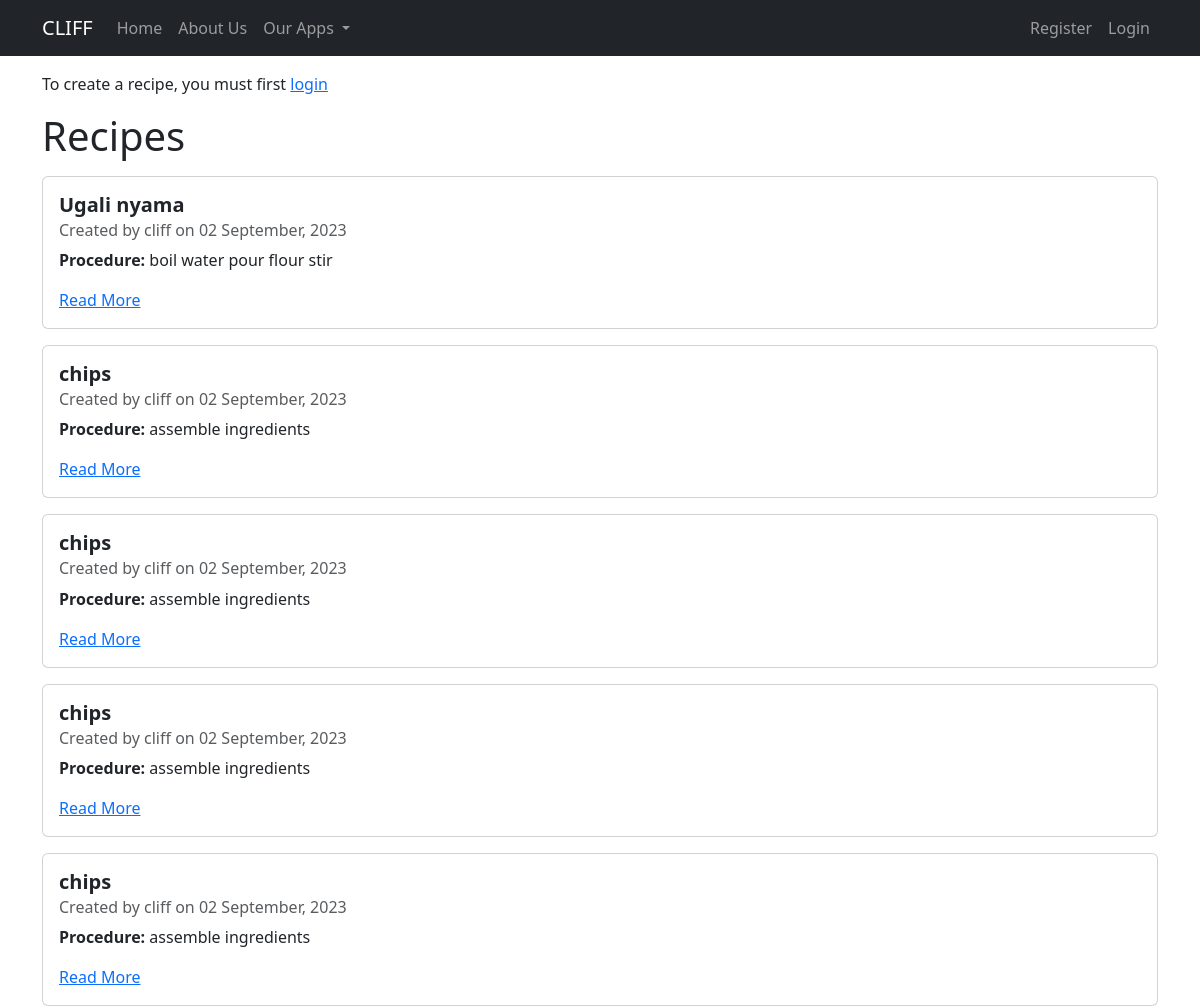
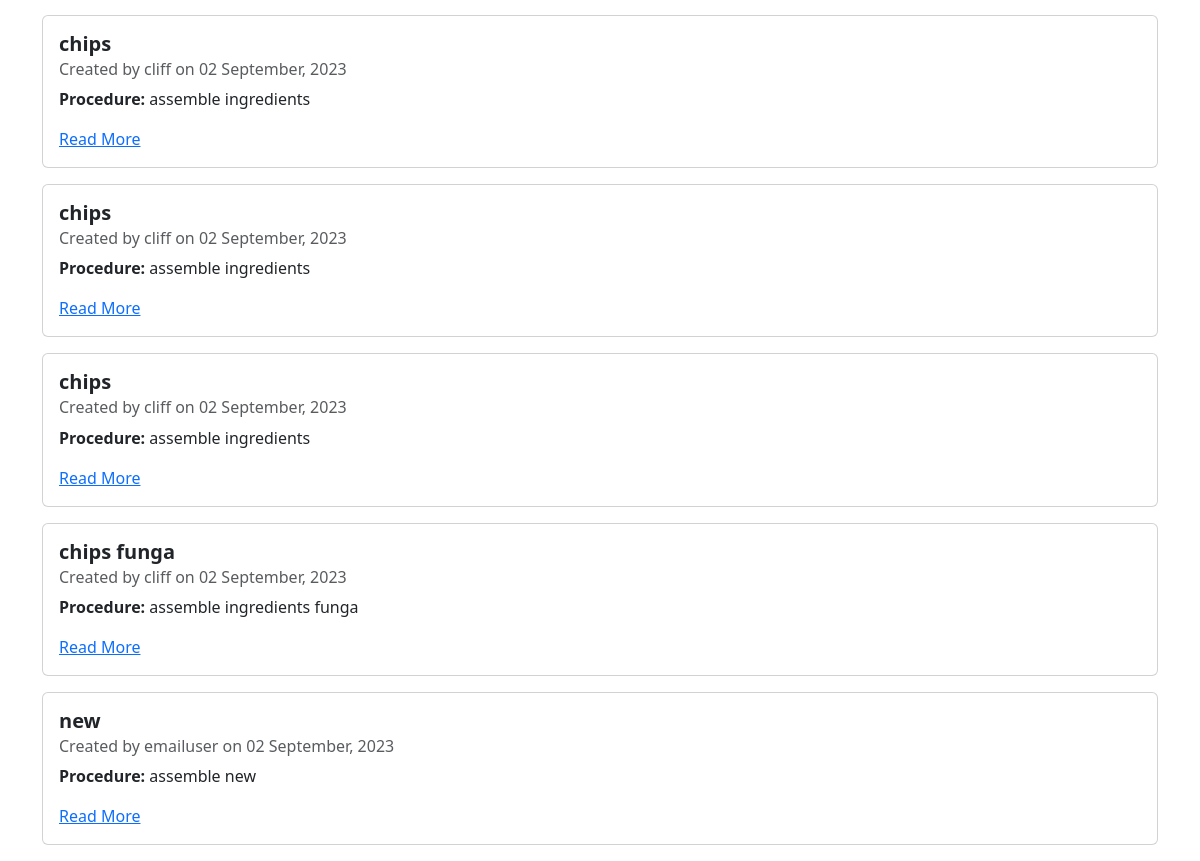
/recipe/, run on an earlier commit of the app's database (2 pictures, top to bottom).
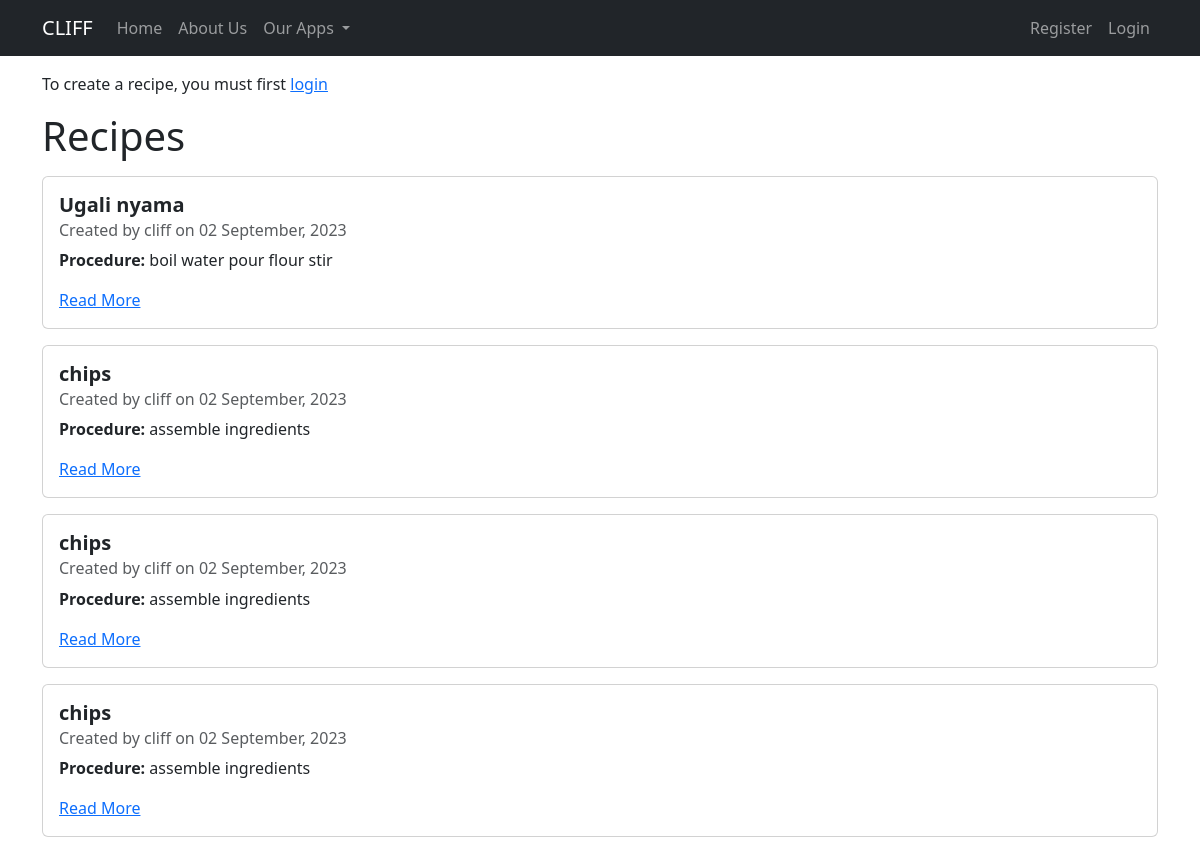
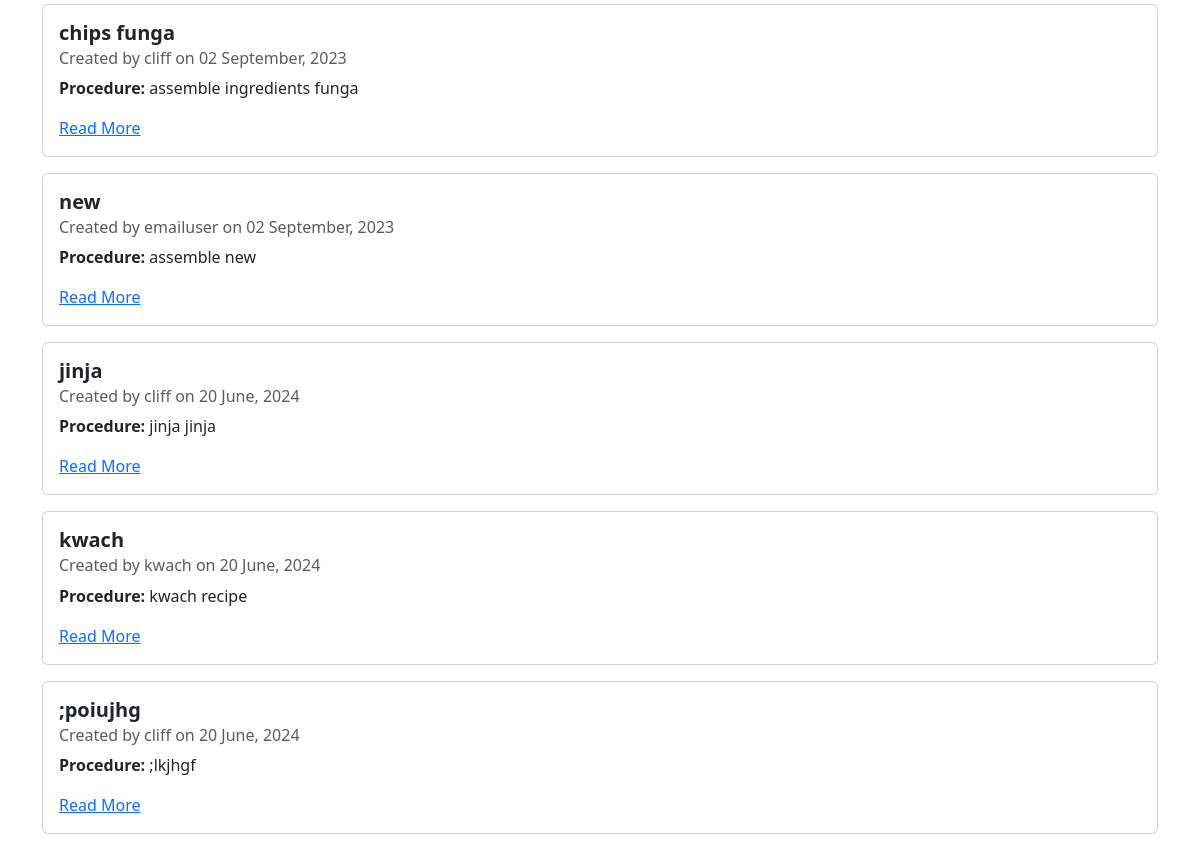
And on a later commit of the database (2 pictures, top to bottom).
### recipes/models.py (models this page shows, shortened)
class Recipe(models.Model):
    title = models.CharField(max_length=100)
    procedure = models.TextField(max_length=100)
    author = models.ForeignKey(User, on_delete = models.SET_DEFAULT, blank=True, default='none')
    created_at = models.DateTimeField(auto_now_add=True)
    updated_at = models.DateTimeField(auto_now=True)

### recipes/views.py (the view)
# urls.py: path('recipe/', views.RecipeListview.as_view(), name="recipes"),
class RecipeListview(ListView):
    model = models.Recipe
    template_name = 'recipes/index.html'
    context_object_name = 'recipes'

### recipes/templates/recipes/index.html
{% extends 'base.html' %}
{% block content %}
<div class="">
    {% if request.user.is_authenticated %}
    <a style="float: right;" class="btn btn-outline-dark" href="{% url 'recipes-create' %}">Add Recipe</a>
    {% else %}
    <p>
        To create a recipe, you must first <a href="{% url 'recipes-create' %}">login</a> </p>
    {% endif %}
</div>
<h1>Recipes</h1>
<div class="col-md-12 w-100">
        {% for recipe in recipes %}
            <div class="card my-3 me-3 w-100" style="width: 1090px;">
                <div class="card-body w-50">
                    <h5 class="card-title"><strong>{{ recipe.title }}</strong></h5>
                    <h6 class="card-subtitle mb-2 text-muted">Created by {{ recipe.author }} on {{ recipe.created_at|date:"d F, Y" }}</h6>
                    <p class="card-text"><strong>Procedure: </strong> {{ recipe.procedure }}</p>
                    <a href="{% url 'recipes-detail' recipe.pk %}" class="card-link">Read More</a>
                </div>
            </div>
            {% endfor %}
        </div>
{% endblock %}

### recipes/templates/base.html (shortened to what this page needs)
{% load static %}
<!DOCTYPE html>
<html lang="en">
    <head>
    <link rel="stylesheet" href="{% static 'CSS/bootstrap5.css' %}">
</head>
<body>
    <nav class="navbar navbar-expand-lg navbar-dark bg-dark">
        <div class="container">
            <a class="navbar-brand" href="{% url 'index' %}">CLIFF</a>
          <div class="collapse navbar-collapse" id="navbarSupportedContent">
            <ul class="navbar-nav me-auto mb-2 mb-lg-0">
                <li class="nav-item">
                    <a class="nav-link" href="{% url 'index' %}">Home</a>
                </li>
                <li class="nav-item">
                    <a class="nav-link" href="{% url 'about' %}">About Us</a>
                </li>
              <li class="nav-item dropdown">
                <a class="nav-link dropdown-toggle" href="#" role="button" data-bs-toggle="dropdown" aria-expanded="false">
                    Our Apps
                </a>
              </li>
            </ul>
            <ul class="navbar-nav">
                {% if user.is_authenticated %}
                    <li class="nav-item">
                        <a class="nav-link" href="{% url 'profile' %}">{{ user|capfirst }}</a>
                    </li>
                    <li class="nav-item">
                        <a class="nav-link btn btn-sm btn-danger" href="{% url 'logout' %}">Logout</a>
                    </li>
                {% else %}
                    <li class="nav-item">
                        <a class="nav-link" href="{%url 'register'%}">Register</a>
                    </li>
                    <li class="nav-item">
                        <a class="nav-link" href="{%url 'login'%}">Login</a>
                    </li>
                {% endif %}
        </ul>
          </div>
        </div>
      </nav>
    <div class="container mt-3">
         {% block content %} {% endblock %}
    </div>
</body>
</html>

What changed in the data, as far as the page shows it:
removed Recipe: title "chips", author "cliff", created_at "02 September, 2023", procedure "assemble ingredients"
removed Recipe: title "chips", author "cliff", created_at "02 September, 2023", procedure "assemble ingredients"
removed Recipe: title "chips", author "cliff", created_at "02 September, 2023", procedure "assemble ingredients"
removed Recipe: title "chips", author "cliff", created_at "02 September, 2023", procedure "assemble ingredients"
added Recipe: title "jinja", author "cliff", created_at "20 June, 2024", procedure "jinja jinja"
added Recipe: title "kwach", author "kwach", created_at "20 June, 2024", procedure "kwach recipe"
added Recipe: title ";poiujhg", author "cliff", created_at "20 June, 2024", procedure ";lkjhgf"
